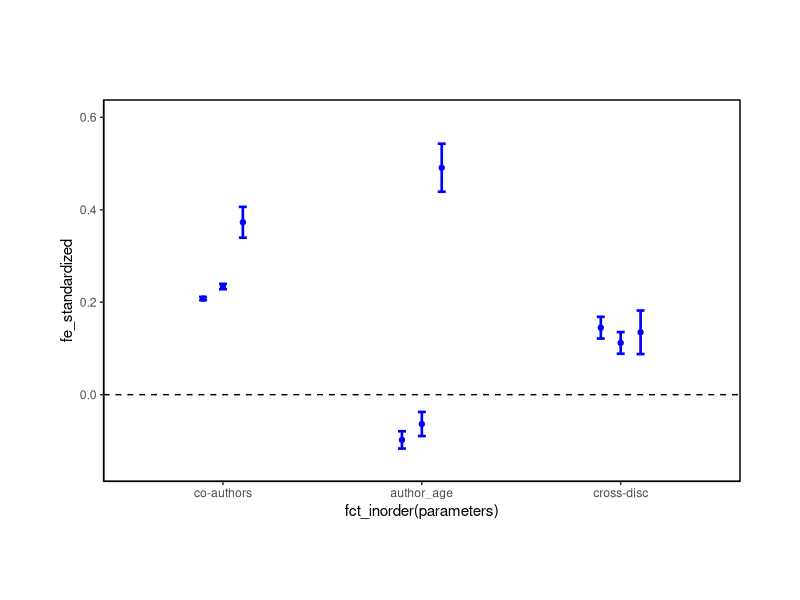

R code for this plot:
library(ggplot2)
library(dplyr)
library(forcats)

df_all <- data.frame(parameters = c("co-authors", "author_age", "cross-disc"),
                 fe_standardized = c(0.208, -0.0978, 0.145),
                 fe_stand_error = c(0.00365, 0.0187, 0.0235))

df_xd <- data.frame(parameters = c("co-authors", "author_age", "cross-disc"),
                 fe_standardized = c(0.234, -0.0635, 0.112),
                 fe_stand_error = c(0.00588, 0.0261, 0.0234))

df_matched <- data.frame(parameters = c("co-authors", "author_age", "cross-disc"),
                      fe_standardized = c(0.373, 0.491, 0.135),
                      fe_stand_error = c(0.0333, 0.0519, 0.0471))


fig5B <- ggplot(df_xd, aes(x=parameters, y=fe_standardized))

fig5B + 
  geom_point(data = df_xd, 
             colour = "blue", size = 1.5) +
  geom_errorbar(aes(ymin = fe_standardized + fe_stand_error, 
                    ymax = fe_standardized - fe_stand_error),
                width=0.04, colour = "blue", size=0.9) +
  
  geom_point(data = df_all, 
             aes(x = c(0.9, 1.9, 2.9), y=fe_standardized),
             colour = "blue", size = 1.5) +
  geom_errorbar(data = df_all, 
                aes(x=c(0.9, 1.9, 2.9),
                    ymin = fe_standardized + fe_stand_error, 
                    ymax = fe_standardized - fe_stand_error), 
                width=0.04, colour = "blue", size=0.9) +

  geom_point(data = df_matched, 
           aes(x = c(1.1, 2.1, 3.1), y=fe_standardized),
           colour = "blue", size = 1.5) +
  geom_errorbar(data = df_matched, 
                aes(x=c(1.1, 2.1, 3.1),
                    ymin = fe_standardized + fe_stand_error, 
                    ymax = fe_standardized - fe_stand_error), 
                width=0.04, colour = "blue", size=0.9) +
  
  aes(x = fct_inorder(parameters)) +
  coord_cartesian(ylim = c(-.15, .6), clip = 'off') +
  theme(plot.margin = unit(c(5,3,4,3), "lines"))  +
  geom_hline(yintercept=c(0,3), linetype="dashed") +
  
  theme(axis.line = element_line(colour = "black"),
        panel.background = element_blank(),
        panel.border = element_rect(colour = "black", fill=NA, size=.5)
  )
  
